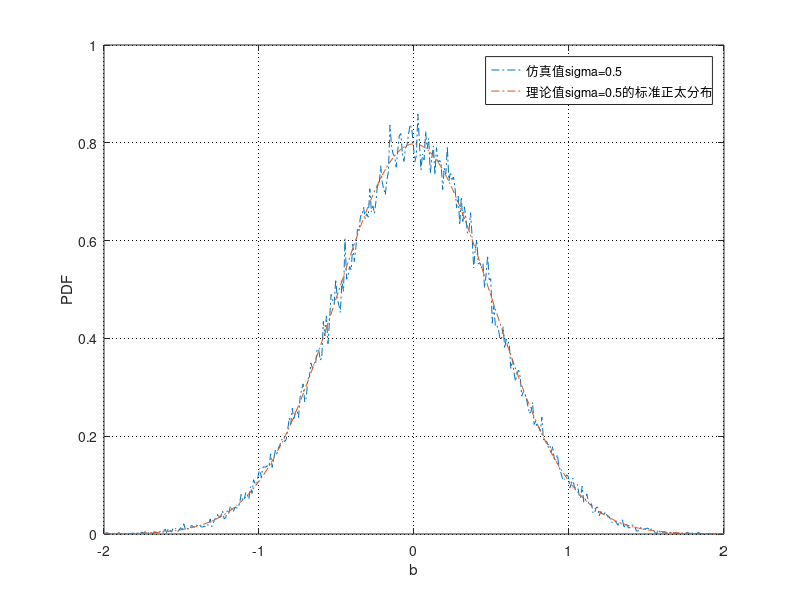

Here is the MATLAB script that generated this plot:
%Rayleigh_test
%该matlab程序主要为是为了检测一个瑞利分布的随机数再乘以一个相位均匀分布的余弦值后，其分布是否是正态分布
clear all;
close all;
N = 10^5;                                         %测试样本点数
sigma=0.5;
r=raylrnd(sigma,1,N);   %生成N个瑞利分布随机数
fai=2*pi*rand(1,N);   %生成N个（0，2pi）均匀分布的相位
a=cos(fai);
b=a.*r;    %b即为相乘以后生成的随机数
k=-2:0.01:2;
dk = 0.01;                                        %组距
p = [];
for i = 1:(length(k)-1)
    num = length(find(b >= k(i) & b < k(i+1)));   %找到b里面介于k(i)和k(i+1)的元素的个数
    p = [p num/length(b)];                        %得到b中的值介于k(i)和k(i+1)的概率
end
pdf = p/dk;
figure;
k_new = -1.995:0.01:(2-0.005);                     %取一组的中值表征这个区间
plot(k_new, pdf,'-.');
hold on;
y=normpdf(k,0,sigma);
plot(k, y,'-.');
grid on;
set(gca,'GridLineStyle',':','GridColor','k','GridAlpha',1);
xlabel('b');
ylabel('PDF');
legend('仿真值sigma=0.5','理论值sigma=0.5的标准正太分布');
